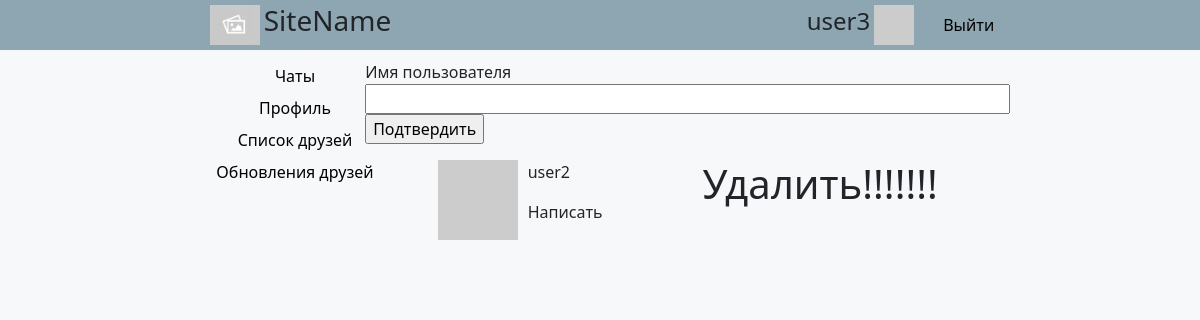
Page /list_of_friends (signed in) on the earlier database version.
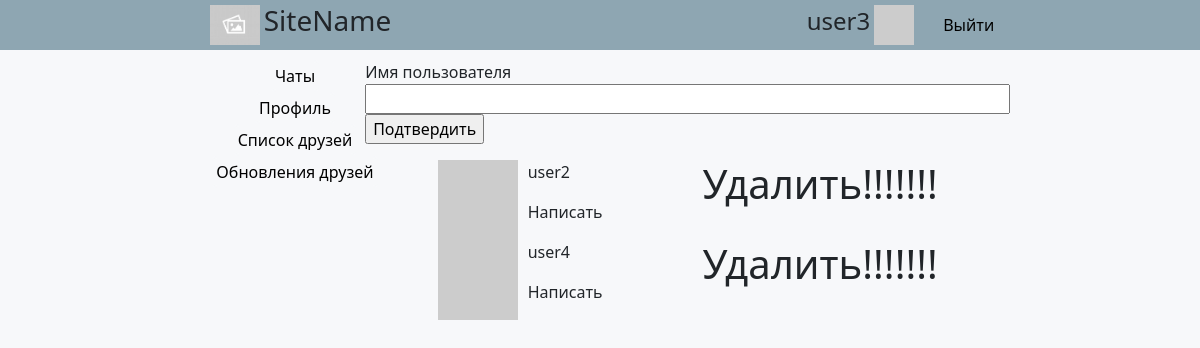
Same page on the later database version.
### app/models.py (models this page shows, shortened)
class User(UserMixin, db.Model):
    id = db.Column(db.Integer, primary_key=True)
    username = db.Column(db.String(64), index=True, unique=True)
    email = db.Column(db.String(120), index=True, unique=True)
    password_hash = db.Column(db.String(128))
    posts = db.relationship('Post', backref='author', lazy='dynamic')
    invitations = db.relationship('Invitation', backref='user', lazy='dynamic')
    about_me = db.Column(db.String(140))
    last_seen = db.Column(db.DateTime, default=datetime.now(pytz.timezone('Europe/Moscow')))
    followed = db.relationship(
        'User', secondary=followers,
        primaryjoin=(followers.c.follower_id == id),
        secondaryjoin=(followers.c.followed_id == id),
        backref=db.backref('followers', lazy='dynamic'), lazy='dynamic')
    def avatar(self, size):
        digest = md5(self.email.lower().encode('utf-8')).hexdigest()
        return 'https://www.gravatar.com/avatar/{}?d=identicon&s={}'.format(
            digest, size)
    def is_following(self, user):
        return self.followed.filter(
            followers.c.followed_id == user.id).count() > 0

### app/routes.py (the view)
@app.route('/list_of_friends', methods=['GET', 'POST'])
@login_required
def list_of_friends():
    users = User.query.all()
    followers = []
    followed = []
    for user in users:
        if user.is_following(current_user):
            followers.append(user)
        elif current_user.is_following(user):
            followed.append(user)
    form = SearchUserForm()
    if form.validate_on_submit():
        user = User.query.filter_by(username=form.username.data).first()
        if user is None:
            flash('извините, пользователя с таким именем не существует')
            return redirect(url_for('search_user'))
        return redirect(url_for('user', username=user.username))
    return render_template('list_of_friends.html', title='Список друзей', followers=followers, followed=followed,
                           form=form)

### app/forms.py
class SearchUserForm(FlaskForm):
    username = StringField('Имя пользователя', validators=[DataRequired()])
    submit = SubmitField('Подтвердить')

### app/models.py (called while the page is built)
@login.user_loader
def load_user(id):
    return User.query.get(int(id))

### app/routes.py (called while the page is built)
@app.before_request
def before_request():
    if current_user.is_authenticated:
        current_user.last_seen = datetime.now(pytz.timezone('Europe/Moscow'))
        db.session.commit()

### app/templates/list_of_friends.html (shortened to what this page needs)
{% extends "base.html" %}
{% block content %}
    <div class = 'main-part'>
    <form action="" method="post">
            {{ form.username.label }}<br>
            {{ form.username(size=64) }}
            {{ form.submit() }}
    </form>
			<div class = 'friend-list'>
                {% for follower in followers %}
				<div class = 'friend-inf-container'>
					<div class = 'friend-inf' >
						<img src="{{ follower.avatar(36) }}"/>
						<div>
							<p onclick="location.href='{{ url_for('user', username=follower.username)}}';"> {{ follower.username }} </p>
							<p class = 'write-to-friend' onclick="location.href='{{ url_for('write_message', username=follower.username) }}';"> Написать</p>
						</div>
					</div>
					<h1 class = 'friend-more-options' onclick="location.href='{{ url_for('unfollow', username=follower.username)}}';"> Удалить!!!!!!! </h1>
				</div>
                {% endfor %}
                {% for follower in followed %}
				<div class = 'friend-inf-container'>
					<div class = 'friend-inf'>
						<img src="{{ follower.avatar(36) }}"/>
						<div>
							<p onclick="location.href='{{ url_for('user', username=follower.username)}}';"> {{ follower.username }} </p>
							<p class = 'write-to-friend' onclick="location.href='{{ url_for('write_message', username=follower.username) }}';"> Написать</p>
						</div>
					</div>
					<h1 class = 'friend-more-options' onclick="location.href='{{ url_for('unfollow', username=follower.username)}}';"> Удалить!!!!!!! </h1>
				</div>
                {% endfor %}
			</div>
    </div>
{% endblock %}

Differences in the rows shown:
now on this page (row edited): User: username "user4"
